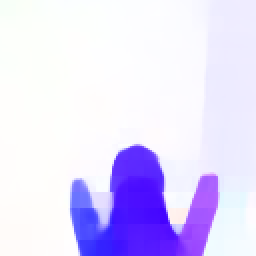
#> input picture input_transformed/RAFT_flow/pushup001/frame_0022.png, 128 x 128 px, given in place of w_To_Do_A_Push-up_The_RIGHT_Way_pushup_f_nm_np1_ri_goo_0.avi, which was not available (shown 2 times larger)
$ jupyter execute --allow-errors optical-flow-traditional.ipynb
#> lines starting #> are read from the running program, lines starting #| are printed output that depends on the picture; after the words box and inside, x2 and y2 are one past the last pixel; in counts of white or black regions, pixels touching at a corner belong together; pictures that were not available may be replaced by others from this repository, and a replacement may not be noted
[cell 1]
import cv2 as cv
import numpy as np
import glob
import matplotlib.pyplot as plt
import re
import os

[cell 2]
def optFlowTrans(input_path, v=False):

#> called with v = True
    frame_div = 1
    img_size = (128,128)

    cap = cv.VideoCapture(input_path)
    ret, first_frame = cap.read()
#> first_frame is the input picture: shape (128, 128, 3); mean B, G, R 253.8, 218.3, 226.3
    first_frame = cv.resize(first_frame, img_size)

    prev_gray = cv.cvtColor(first_frame, cv.COLOR_BGR2GRAY)
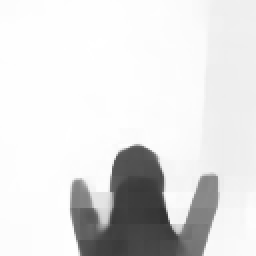
#> prev_gray: shape (128, 128) (shown 2 times larger); min 49, max 255, mean 224.7
    mask = np.zeros_like(first_frame)
    mask[..., 1] = 255
    i = 0
    if not os.path.exists("input_transformed/vid/"):
        os.mkdir("input_transformed/vid/")
    if not os.path.exists(f"input_transformed/vid/{input_path[6:-4]}/"):
        os.mkdir(f"input_transformed/vid/{input_path[6:-4]}/")
    if not os.path.exists("input_transformed/flow"):
        os.mkdir("input_transformed/flow/")
    if not os.path.exists(f"input_transformed/flow/{input_path[6:-4]}/"):
        os.mkdir(f"input_transformed/flow/{input_path[6:-4]}/")
    while(cap.isOpened()):
        try:
            ret, frame = cap.read()
            if ret:
                frame = cv.resize(frame, img_size)
                gray = cv.cvtColor(frame, cv.COLOR_BGR2GRAY)
                # https://docs.opencv.org/3.0-beta/modules/video/doc/motion_analysis_and_object_tracking.html#calcopticalflowfarneback
                flow = cv.calcOpticalFlowFarneback(prev_gray, gray, None, 0.5, 3, 20, 3, 7, 1.5, 0)

                magnitude, angle = cv.cartToPolar(flow[..., 0], flow[..., 1])
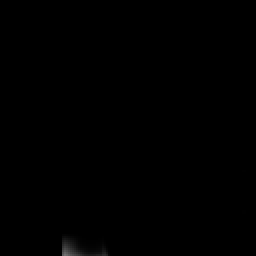
#> magnitude: shape (128, 128) float32 (shown 2 times larger); min 0, max 0.445, mean 0.00116
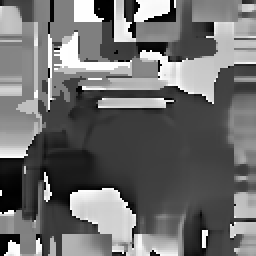
#> angle: shape (128, 128) float32 (shown 2 times larger); min 2.48e-11, max 6.28, mean 2.72; drawn with min black and max white
                mask[..., 0] = angle * 180 / np.pi / 2
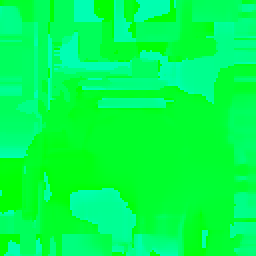
#> mask: shape (128, 128, 3) (shown 2 times larger); mean of channels 0, 1, 2 77.4, 255, 0; drawn as B, G, R
                mask[..., 2] = cv.normalize(magnitude, None, 0, 255, cv.NORM_MINMAX)
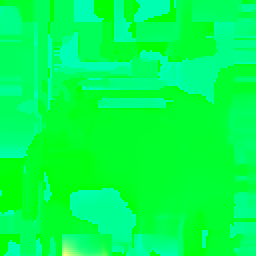
#> mask: shape (128, 128, 3) (shown 2 times larger); 1.59% of pixels changed, all inside (x1, y1, x2, y2) = (31, 84, 123, 128); drawn as B, G, R

                rgb = cv.cvtColor(mask, cv.COLOR_HSV2BGR)

                prev_gray = gray
                if i % frame_div == 0:
                    cv.imwrite(f"input_transformed/flow/{input_path[6:-4]}/frame_{(i//frame_div):04d}.png", rgb)
                    cv.imwrite(f"input_transformed/vid/{input_path[6:-4]}/frame_{(i//frame_div):04d}.png", frame)
                i+=1
                if cv.waitKey(1) & 0xFF == ord('q'):
#> (key q is pressed here)
                    break
            else:
                break
        except Exception as e:
            print(f'error: {e}')
    cap.release()
    if v:
        print(f"{i//frame_div} frames were captured")

$ run again, on input_transformed/RAFT_flow/pushup001/frame_0024.png
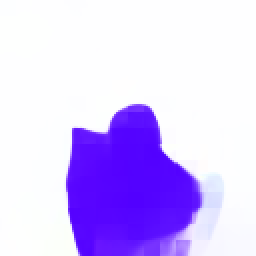
#> input picture input_transformed/RAFT_flow/pushup001/frame_0024.png, 128 x 128 px, given in place of w_To_Do_A_Push-up_The_RIGHT_Way_pushup_f_nm_np1_ri_goo_0.avi, which was not available (shown 2 times larger)
#> in optFlowTrans, first_frame is the input picture: shape (128, 128, 3); mean B, G, R 254.8, 197, 215.2
#> in optFlowTrans, `magnitude, angle = cv.cartToPolar(flow[..., 0], flow[..., 1])`:
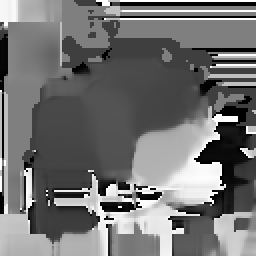
#> angle: shape (128, 128) float32 (shown 2 times larger); min 3.57e-25, max 6.28, mean 2.82; drawn with min black and max white
#> in optFlowTrans, `mask[..., 2] = cv.normalize(magnitude, None, 0, 255, cv.NORM_MINMAX)`:
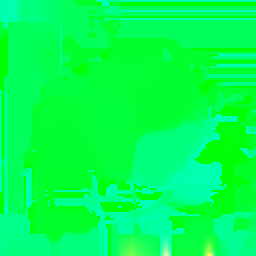
#> mask: shape (128, 128, 3) (shown 2 times larger); mean of channels 0, 1, 2 80.4, 255, 1; drawn as B, G, R

$ run again, on input_transformed/RAFT_flow/pushup001/frame_0069.png
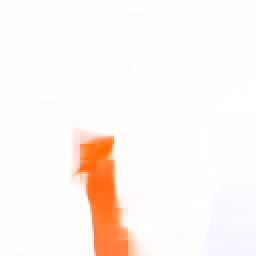
#> input picture input_transformed/RAFT_flow/pushup001/frame_0069.png, 128 x 128 px, given in place of w_To_Do_A_Push-up_The_RIGHT_Way_pushup_f_nm_np1_ri_goo_0.avi, which was not available (shown 2 times larger)
#> in optFlowTrans, first_frame is the input picture: shape (128, 128, 3); mean B, G, R 241.1, 245.6, 254.5
#> in optFlowTrans, `magnitude, angle = cv.cartToPolar(flow[..., 0], flow[..., 1])`:
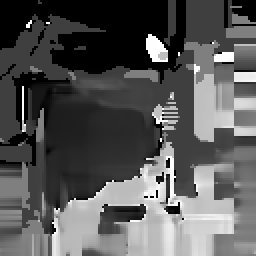
#> angle: shape (128, 128) float32 (shown 2 times larger); min 0, max 6.28, mean 2.17; drawn with min black and max white
#> in optFlowTrans, `mask[..., 2] = cv.normalize(magnitude, None, 0, 255, cv.NORM_MINMAX)`:
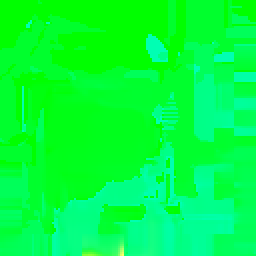
#> mask: shape (128, 128, 3) (shown 2 times larger); mean of channels 0, 1, 2 62, 255, 0.7; drawn as B, G, R

$ run again, on input_transformed/RAFT_flow/pushup001/frame_0075.png
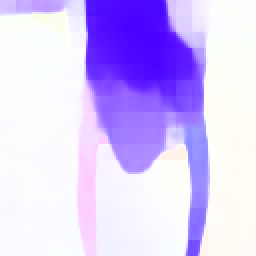
#> input picture input_transformed/RAFT_flow/pushup001/frame_0075.png, 128 x 128 px, given in place of w_To_Do_A_Push-up_The_RIGHT_Way_pushup_f_nm_np1_ri_goo_0.avi, which was not available (shown 2 times larger)
#> in optFlowTrans, first_frame is the input picture: shape (128, 128, 3); mean B, G, R 253.2, 198.4, 214.7
#> in optFlowTrans, `magnitude, angle = cv.cartToPolar(flow[..., 0], flow[..., 1])`:
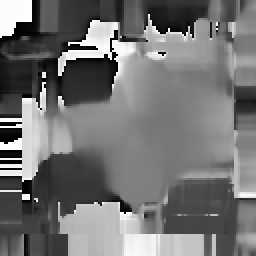
#> angle: shape (128, 128) float32 (shown 2 times larger); min 0.000986, max 6.28, mean 2.85; drawn with min black and max white
#> in optFlowTrans, `mask[..., 2] = cv.normalize(magnitude, None, 0, 255, cv.NORM_MINMAX)`:
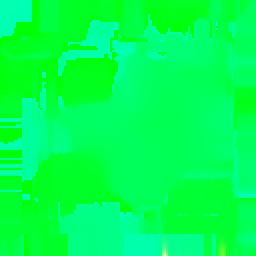
#> mask: shape (128, 128, 3) (shown 2 times larger); mean of channels 0, 1, 2 81.1, 255, 0.3; drawn as B, G, R
